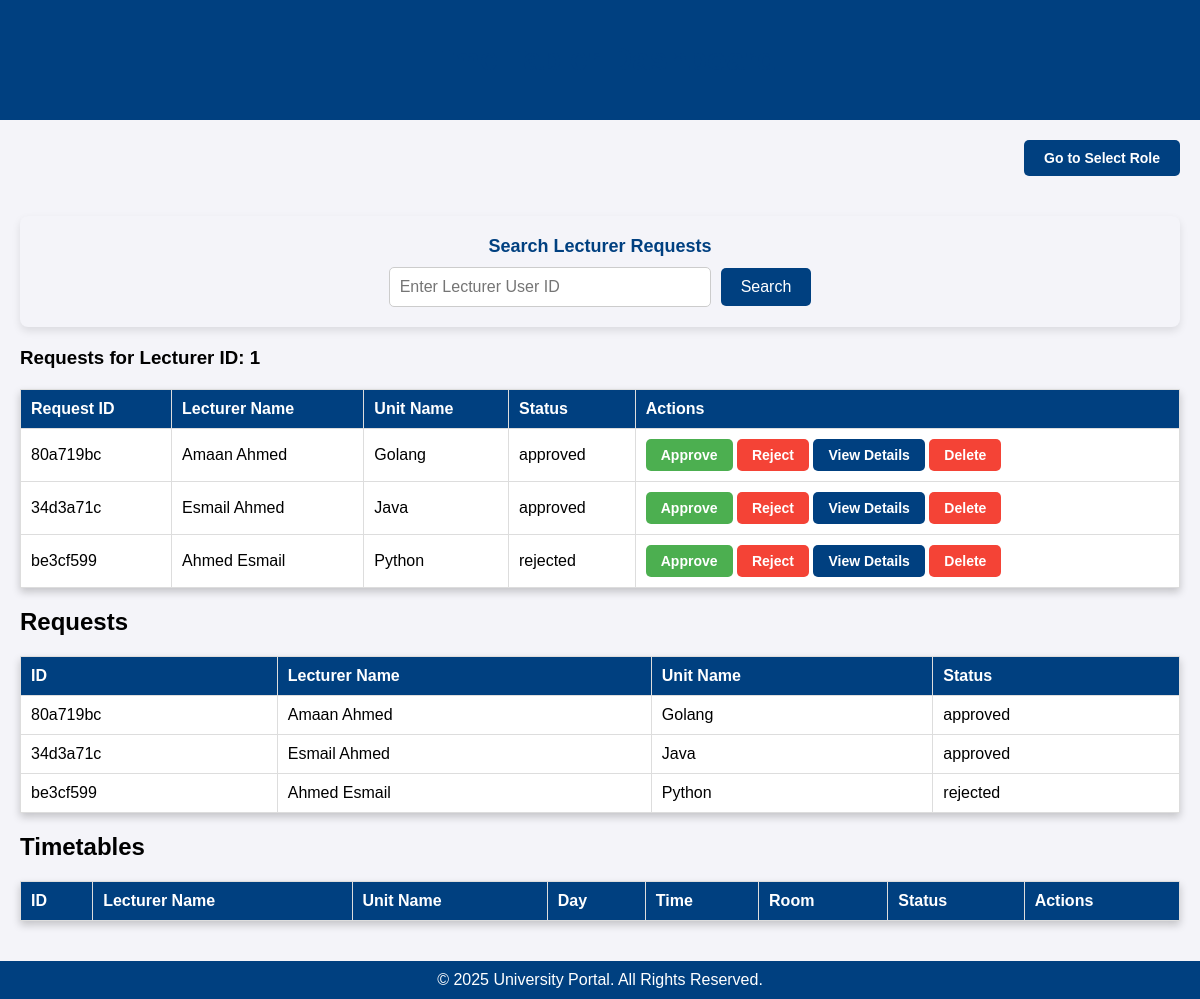
The page /dashboard/timetabler/search?lecturer_id=1 on the database as committed earlier.
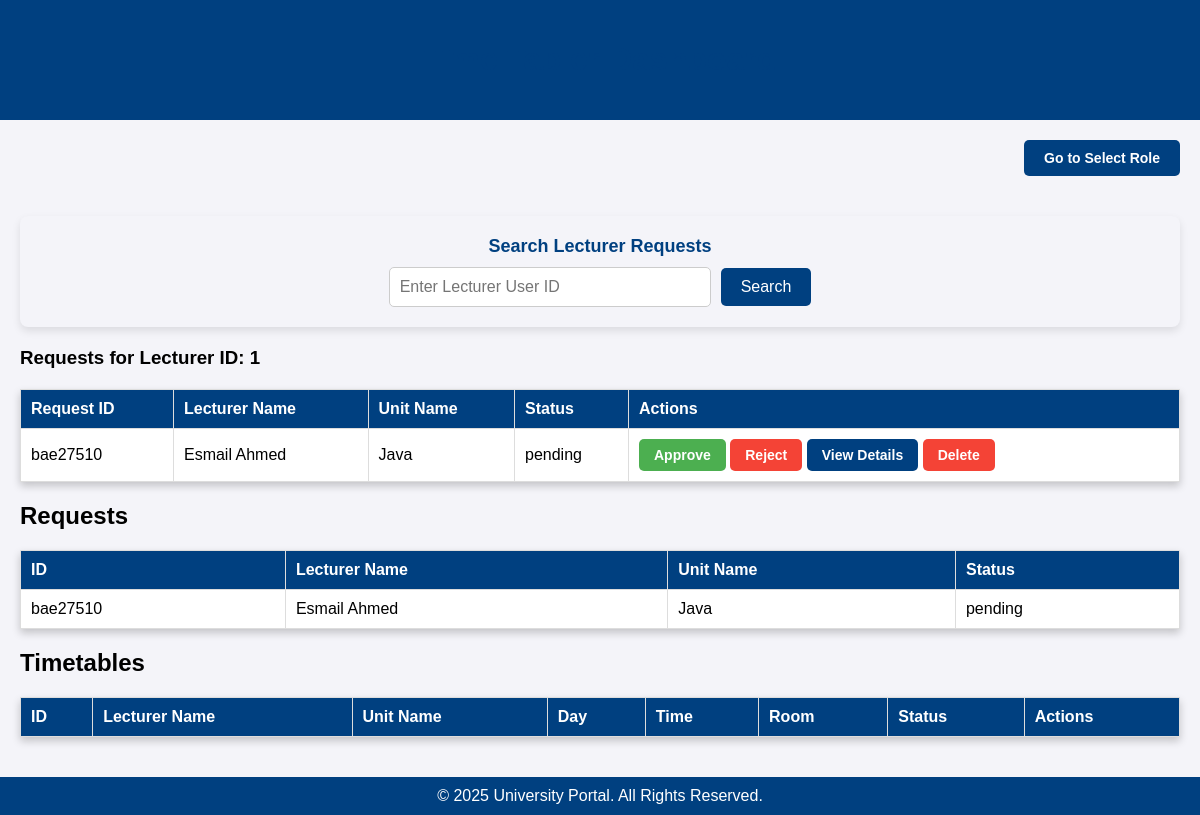
The same page on the database as committed later.
### tables this page shows
CREATE TABLE timetable_requests (
                id TEXT PRIMARY KEY,
                lecturer_id INTEGER NOT NULL,
                lecturer_name STRING NOT NULL,
                course_id INTEGER,
                unit_name TEXT NOT NULL,
                room_available TEXT NOT NULL DEFAULT 'Unknown',
                student_count INTEGER NOT NULL,
                preferred_days TEXT,
                preferred_times TEXT,
                additional_notes TEXT,
                status TEXT DEFAULT 'pending',
                created_at TEXT DEFAULT CURRENT_TIMESTAMP,
                timetable_id STRING,
                FOREIGN KEY(lecturer_id) REFERENCES users(id)
            );

### app.py (the view)
@app.route('/dashboard/timetabler/search', methods=['GET'])
def search_lecturer_requests():
    lecturer_id = request.args.get('lecturer_id')  # Get the Lecturer User ID from the form
    if not lecturer_id:
        return redirect('/dashboard/timetabler')  # Redirect back if no ID is provided
    with get_db_connection() as conn:
        requests = conn.execute('''
            SELECT * FROM timetable_requests
            WHERE lecturer_id = ?
        ''', (lecturer_id,)).fetchall()
    return render_template('timetabler_dashboard.html', requests=requests, lecturer_id=lecturer_id)

### app.py (called while the page is built)
def get_db_connection():
    conn = sqlite3.connect('projo.db')  # Ensure this matches your database file
    conn.row_factory = sqlite3.Row  # Allows accessing columns by name
    return conn

### templates/timetabler_dashboard.html (shortened to what this page needs)
<!DOCTYPE html>
<html lang="en">
<head>
</head>
<body>
    <header>
        <h1>Time Tabler Dashboard</h1>
    </header>
    <form action="/select-role" method="GET" style="text-align: right; margin: 20px;">
        <button type="submit" class="role-btn">Go to Select Role</button>
    </form>
    <main>
        <div class="search-container">
            <form action="/dashboard/timetabler/search" method="GET" class="search-form">
                <label for="lecturer_id" class="search-label">Search Lecturer Requests</label>
                <div class="search-input-group">
                    <input type="text" id="lecturer_id" name="lecturer_id" class="search-input" placeholder="Enter Lecturer User ID" required>
                    <button type="submit" class="search-btn">Search</button>
                </div>
            </form>
        </div>
        {% if lecturer_id %}
            <h3>Requests for Lecturer ID: {{ lecturer_id }}</h3>
        {% endif %}
        <table>
            <tr>
                <th>Request ID</th>
                <th>Lecturer Name</th>
                <th>Unit Name</th>
                <th>Status</th>
                <th>Actions</th>
            </tr>
            {% for request in requests %}
            <tr id="request-{{ request.id }}">
                <td>{{ request.id }}</td>
                <td>{{ request.lecturer_name }}</td>
                <td>{{ request.unit_name }}</td>
                <td>{{ request.status }}</td>
                <td>
                    <form method="POST" action="/request/approve/{{ request.id }}" style="display: inline;">
                        <button type="submit" class="approve-btn">Approve</button>
                    </form>
                    <form method="POST" action="/request/reject/{{ request.id }}" style="display: inline;">
                        <button type="submit" class="reject-btn">Reject</button>
                    </form>
                    <a href="/dashboard/timetabler/view/{{ request.id }}" class="view-details-btn">View Details</a>
                    <form method="POST" action="/request/delete/{{ request.id }}" style="display: inline;">
                        <button type="submit" class="delete-btn">Delete</button>
                    </form>
                </td>
            </tr>
            {% endfor %}
        </table>
        <section>
            <h2>Requests</h2>
            <table>
                <tr>
                    <th>ID</th>
                    <th>Lecturer Name</th>
                    <th>Unit Name</th>
                    <th>Status</th>
                </tr>
                {% for request in requests %}
                <tr>
                    <td>{{ request.id }}</td>
                    <td>{{ request.lecturer_name }}</td>
                    <td>{{ request.unit_name }}</td>
                    <td>{{ request.status }}</td>
                </tr>
                {% endfor %}
            </table>
        </section>
        <section>
            <h2>Timetables</h2>
            <table>
                <tr>
                    <th>ID</th>
                    <th>Lecturer Name</th>
                    <th>Unit Name</th>
                    <th>Day</th>
                    <th>Time</th>
                    <th>Room</th>
                    <th>Status</th>
                    <th>Actions</th>
                </tr>
            </table>
        </section>
    </main>
    <footer>
        &copy; 2025 University Portal. All Rights Reserved.
    </footer>
</body>
</html>

### templates/timetabler_dashboard.html (style rules this page uses)
body { font-family: Arial, sans-serif; background-color: #f4f4f9; margin: 0; padding: 0; display: flex; flex-direction: column; min-height: 100vh; }
header { background-color: #004080; color: white; padding: 20px; text-align: center; }
main { flex: 1; padding: 20px; }
h1 { color: #004080; text-align: center; }
table { width: 100%; border-collapse: collapse; margin-top: 20px; background-color: white; box-shadow: 0 4px 8px rgba(0, 0, 0, 0.2); margin-bottom: 20px; }
th, td { padding: 10px; text-align: left; border: 1px solid #ddd; }
th { background-color: #004080; color: white; }
button { background-color: #004080; color: white; border: none; padding: 5px 10px; border-radius: 5px; cursor: pointer; }
footer { background-color: #004080; color: white; text-align: center; padding: 10px 0; position: relative; bottom: 0; width: 100%; }
.approve-btn { background-color: #4CAF50; color: white; border: none; padding: 8px 15px; cursor: pointer; border-radius: 5px; font-size: 14px; font-weight: bold; transition: background-color 0.3s ease; }
.reject-btn { background-color: #f44336; color: white; border: none; padding: 8px 15px; cursor: pointer; border-radius: 5px; font-size: 14px; font-weight: bold; transition: background-color 0.3s ease; }
.delete-btn { background-color: #dc3545; color: white; border: none; padding: 5px 10px; border-radius: 5px; cursor: pointer; }
.search-btn { background-color: #007bff; color: white; border: none; padding: 5px 10px; border-radius: 5px; cursor: pointer; }
.search-container { background-color: #f4f4f9; padding: 20px; border-radius: 8px; box-shadow: 0 4px 8px rgba(0, 0, 0, 0.1); margin-bottom: 20px; text-align: center; }
.search-form { display: flex; flex-direction: column; align-items: center; }
.search-label { font-size: 18px; font-weight: bold; color: #004080; margin-bottom: 10px; }
.search-input-group { display: flex; align-items: center; gap: 10px; }
.search-input { width: 300px; padding: 10px; border: 1px solid #ccc; border-radius: 5px; font-size: 16px; }
.search-btn { background-color: #004080; color: white; border: none; padding: 10px 20px; border-radius: 5px; font-size: 16px; cursor: pointer; transition: background-color 0.3s ease; }
.view-details-btn { display: inline-block; text-decoration: none; background-color: #004080; color: white; padding: 8px 15px; border-radius: 5px; font-size: 14px; font-weight: bold; text-align: center; transition: background-color 0.3s ease; }
.delete-btn { background-color: #f44336; color: white; border: none; padding: 8px 15px; cursor: pointer; border-radius: 5px; font-size: 14px; font-weight: bold; transition: background-color 0.3s ease; }
.role-btn { background-color: #004080; color: white; border: none; padding: 10px 20px; cursor: pointer; border-radius: 5px; font-size: 14px; font-weight: bold; transition: background-color 0.3s ease; }

Rows that differ between the two databases and show on the page:
removed timetable_requests: id "80a719bc", lecturer_name "Amaan Ahmed", unit_name "Golang", status "approved"
removed timetable_requests: id "34d3a71c", lecturer_name "Esmail Ahmed", unit_name "Java", status "approved"
removed timetable_requests: id "be3cf599", lecturer_name "Ahmed Esmail", unit_name "Python", status "rejected"
added timetable_requests: id "bae27510", lecturer_name "Esmail Ahmed", unit_name "Java", status "pending"
